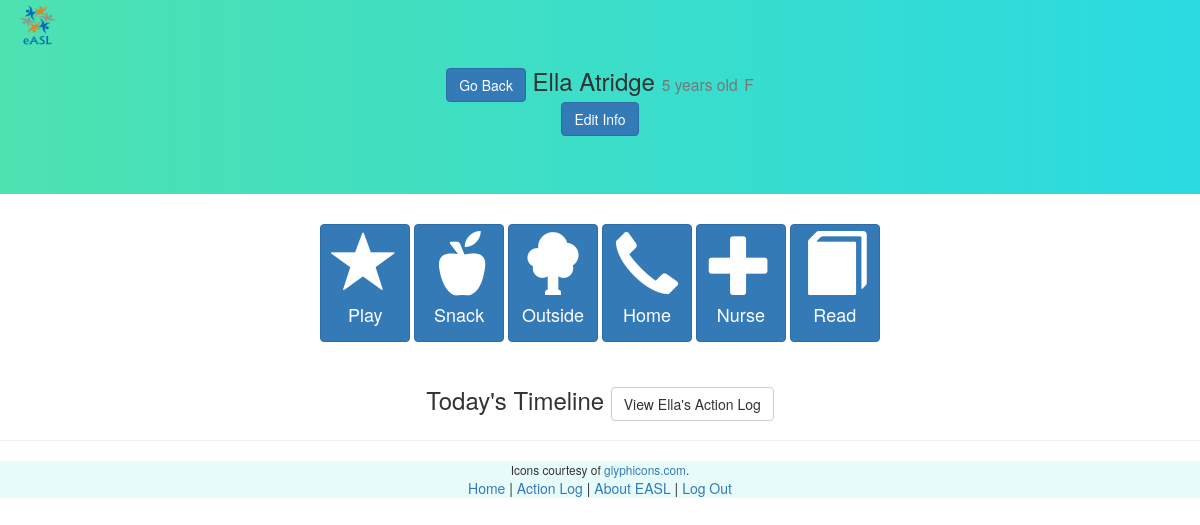
/student/11/ (signed in), run on an earlier commit of the app's database.
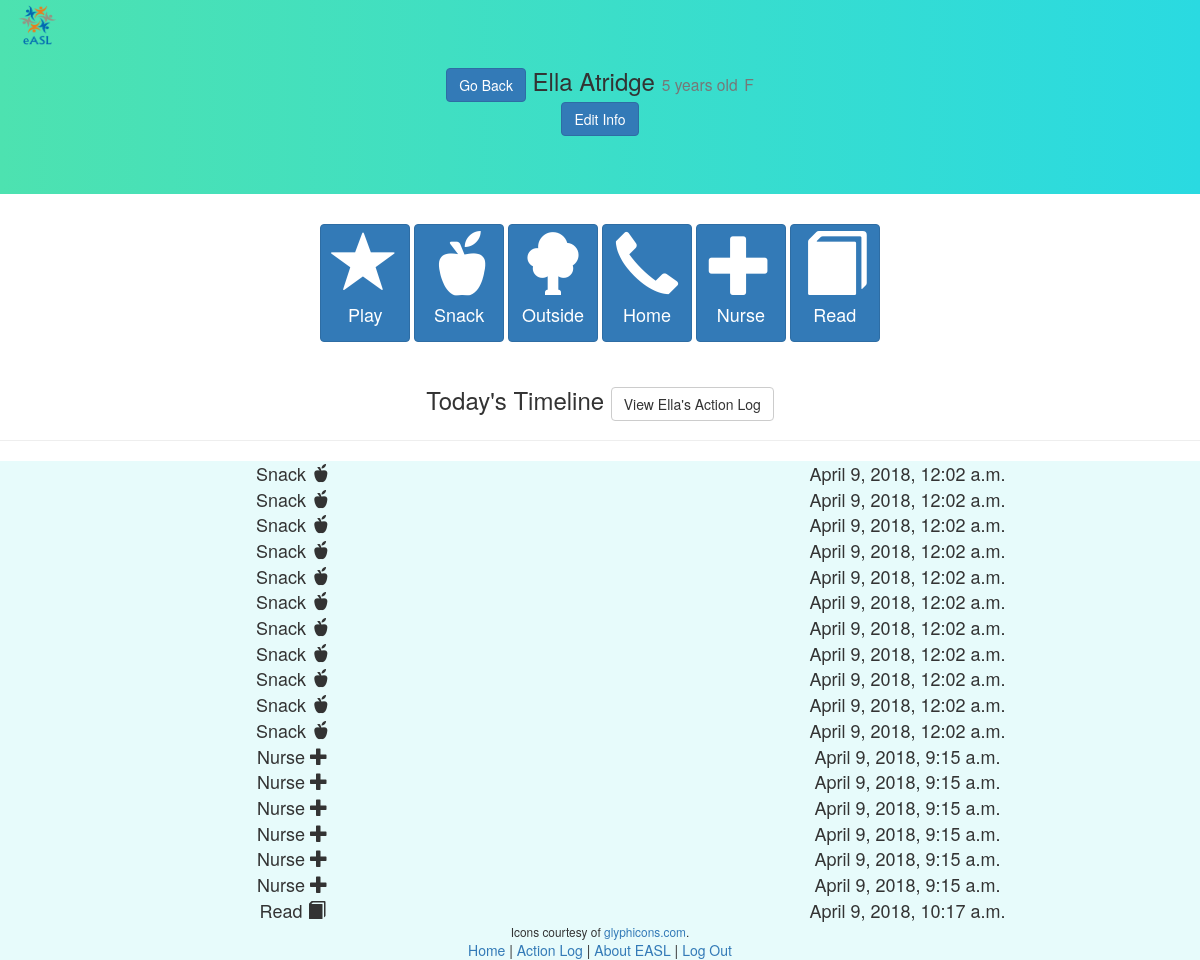
And on a later commit of the database.
### webApp/models.py (models this page shows, shortened)
class Student(models.Model):
    first_name = models.CharField(max_length=50)
    last_name = models.CharField(max_length=50)
    date_of_birth = models.DateField()
    gender = models.CharField(max_length=10, choices=[('M', 'Male'), ('F', 'Female')])
    parent = models.ForeignKey(User, null=True, blank=True, on_delete=models.CASCADE)
    def age(self):
        today = date.today()
        try:
            birthday = self.date_of_birth.replace(year=today.year)
        except ValueError:
            birthday = self.date_of_birth.replace(year=today.year)
        if birthday > today:
            return today.year - self.date_of_birth.year - 1
        else:
            return today.year - self.date_of_birth.year
    class Meta:
        unique_together = [("first_name", "last_name", "date_of_birth")]
        ordering = ['last_name']

class Action(models.Model):
    ACTION_CHOICES = [('S', 'Snack'), ('P', 'Play'), ('O', 'Outside'), ('B', 'Bathroom'), ('C', 'CallHome'), ('N', 'Nurse'), ('R', 'Read')]
    time = models.DateTimeField()
    action = models.CharField(max_length=1, choices=ACTION_CHOICES)
    student = models.ForeignKey('Student', on_delete=models.CASCADE)
    class Meta:
        ordering = ['-time']

### webApp/views.py (the view)
# urls.py: url(r'^student/(\d+)/', views.student_detail, name='student_detail'),
def student_detail(request, id):
    if request.user.is_authenticated:
        try:
            student = Student.objects.get(id=id)
        except Student.DoesNotExist:
            raise Http404('Student not found')
        if request.user.is_staff or student.parent == request.user:
            today_min = datetime.datetime.combine(datetime.date.today(), datetime.time.min)
            today_max = datetime.datetime.combine(datetime.date.today(), datetime.time.max)
            actions = Action.objects.filter(student=student, time__range=(today_min, today_max))
            return render(request, 'student_detail.html', {'student': student, 'actions': actions})
        else:
            return redirect('/unauth')
    else:
        return redirect('/accounts/login')

### webApp/templates/student_detail.html (shortened to what this page needs)
{% extends "base.html" %}
{% load bootstrap3 %}
{% load static %}
{% block content %}
<img class ='logo' src='/static/images/eASL_logo.png' height="50" width="75">
<div class="jumbotron text-center">
  <h3>
    <a class="btn btn-primary" href="{% url 'home' %}";>Go Back</a>
    {{ student.first_name|capfirst }} {{ student.last_name|capfirst }}
    <small>{{ student.age }} years old</small>
    <small>{{ student.gender }}</small>
    {% if request.user.is_staff %}
      <br>
      <a class="btn btn-primary" href="{% url 'edit_page' student.id %}">
        Edit Info
      </a>
    {% endif %}
  </h3>
</div>
{% if request.user.is_staff %}
<div class="text-center">
    {% buttons %}
      <a class="btn btn-primary" style="margin-bottom:5px;" href="{% url 'save_action' student.id 'P' %}";>
        <span class="glyphicon glyphicon-star" style="font-size: 64px"></span><br>
        <h4>Play</h4>
      </a>
      <a class="btn btn-primary" style="margin-bottom:5px;" href="{% url 'save_action' student.id 'S' %}";>
        <span class="glyphicon glyphicon-apple" style="font-size: 64px"></span><br>
        <h4>Snack</h4>
      </a>
      <a class="btn btn-primary" style="margin-bottom:5px;" href="{% url 'save_action' student.id 'O' %}";>
        <span class="glyphicon glyphicon-tree-deciduous" style="font-size: 64px;"></span><br>
        <h4>Outside</h4>
      </a>
      <a class="btn btn-primary" style="margin-bottom:5px;" href="{% url 'save_action' student.id 'C' %}";>
        <span class="glyphicon glyphicon-earphone" style="font-size: 64px"></span><br>
        <h4>Home</h4>
      </a>
      <a class="btn btn-primary" style="margin-bottom:5px;" href="{% url 'save_action' student.id 'N' %}";>
        <span class="glyphicon glyphicon-plus" style="font-size: 64px"></span><br>
        <h4>Nurse</h4>
      </a>
      <a class="btn btn-primary" style="margin-bottom:5px;" href="{% url 'save_action' student.id 'R' %}";>
        <span class="glyphicon glyphicon-book" style="font-size: 64px"></span><br>
        <h4>Read</h4>
      </a>
    {% endbuttons %}
  </div>
{% endif %}
<div class="page-header">
  <h3 class="text-center"> Today's Timeline
    <a class="btn btn-default" href="{% url 'student_action_log' student.id %}";>
      View {{ student.first_name|capfirst }}'s Action Log
    </a>
  </h3>
</div>
{% for action in actions.reverse %}
  <div class="text-center" id=timeline>
    <div class="row">
      <div class="col-md-6" style="font-size: 18px">
          {% if action.action == 'P' %}
            {{action.get_action_display}}
            <span class="glyphicon glyphicon-star"></span><br>
          {% elif action.action == 'S' %}
            {{action.get_action_display}}
            <span class="glyphicon glyphicon-apple"></span><br>
          {% elif action.action == 'O' %}
            {{action.get_action_display}}
            <span class="glyphicon glyphicon-tree-deciduous"></span><br>
          {% elif action.action == 'B' %}
            {{action.get_action_display}}
          {% elif action.action == 'C' %}
            {{action.get_action_display}}
            <span class="glyphicon glyphicon-earphone"></span><br>
          {% elif action.action == 'N' %}
            {{action.get_action_display}}
            <span class="glyphicon glyphicon-plus"></span><br>
          {% elif action.action == 'R' %}
            {{action.get_action_display}}
            <span class="glyphicon glyphicon-book"></span><br>
          {% endif %}
      </div>
      <div class="col-md-6" style="font-size: 18px">
          {{ action.time }}
      </div>
    </div>
  </div>
{% endfor %}
<div class="text-center" id=timeline>
  <small>Icons courtesy of <a href="https://glyphicons.com/">glyphicons.com</a>.</small>
</div>
{% endblock %}

### webApp/templates/base.html (shortened to what this page needs)
{% load bootstrap3 %}
{% load static %}
{% bootstrap_css %}
<html lang="en-US">
  <head>
  </head>
  <body>
    {% block content %}
    {% endblock %}
    <div class="footer">
      <div class="text-center">
        <a href="{% url 'home' %}">Home</a>
        |
        <a href="{% url 'action_log' %}">Action Log</a>
        |
        <a href="/about/">About EASL</a>
        |
        <a href="/accounts/logout">Log Out</a>
      </div>
    </div>
  </body>
</html>

### webApp/templates/base.html (style rules this page uses)
.footer { background: #E7FBFB; }

### webApp/templates/student_detail.html (style rules this page uses)
#timeline { background: #E7FBFB; }
.jumbotron { background: linear-gradient(to right, #4DE2B0, #2ADAE1); }
.logo { position: absolute; float:left; }

What changed in the data, as far as the page shows it:
added Action: action "Snack", time "April 9, 2018, 12:02 a.m."
added Action: action "Snack", time "April 9, 2018, 12:02 a.m."
added Action: action "Snack", time "April 9, 2018, 12:02 a.m."
added Action: action "Snack", time "April 9, 2018, 12:02 a.m."
added Action: action "Snack", time "April 9, 2018, 12:02 a.m."
added Action: action "Snack", time "April 9, 2018, 12:02 a.m."
added Action: action "Snack", time "April 9, 2018, 12:02 a.m."
added Action: action "Snack", time "April 9, 2018, 12:02 a.m."
added Action: action "Snack", time "April 9, 2018, 12:02 a.m."
added Action: action "Snack", time "April 9, 2018, 12:02 a.m."
added Action: action "Snack", time "April 9, 2018, 12:02 a.m."
added Action: action "Nurse", time "April 9, 2018, 9:15 a.m."
added Action: action "Nurse", time "April 9, 2018, 9:15 a.m."
added Action: action "Nurse", time "April 9, 2018, 9:15 a.m."
added Action: action "Nurse", time "April 9, 2018, 9:15 a.m."
added Action: action "Nurse", time "April 9, 2018, 9:15 a.m."
added Action: action "Nurse", time "April 9, 2018, 9:15 a.m."
added Action: action "Read", time "April 9, 2018, 10:17 a.m."
